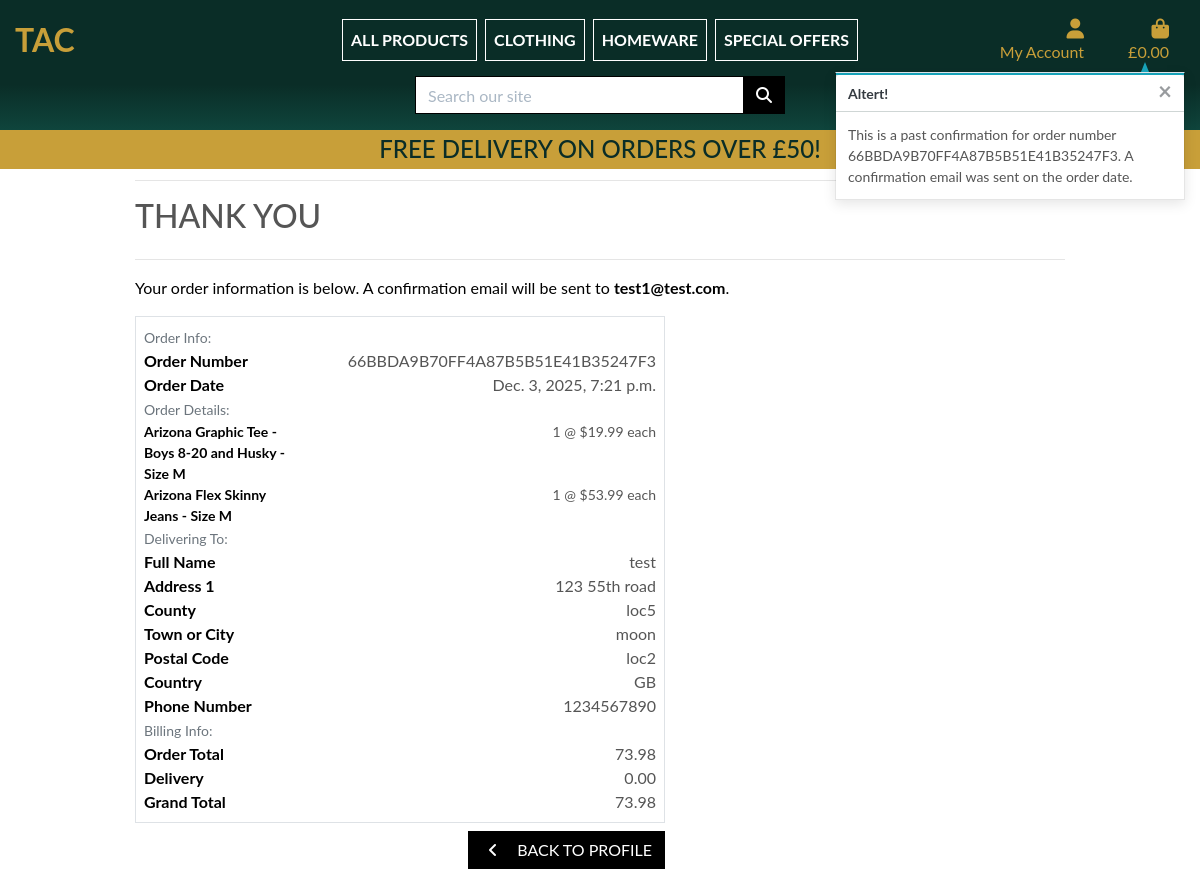
The app's page /profile/order_history/66BBDA9B70FF4A87B5B51E41B35247F3 with its own data.
### checkout/models.py (models this page shows, shortened)
class Order(models.Model):
    order_number = models.CharField(max_length=32, null=False, editable=False)
    user_profile = models.ForeignKey(UserProfile, on_delete=models.SET_NULL, null=True, blank=True, related_name='orders')
    full_name = models.CharField(max_length=50, null=False, blank=False)
    email = models.EmailField(max_length=254, null=False, blank=False)
    phone_number = models.CharField(max_length=20, null=False, blank=False)
    country = CountryField(blank_label='Country *', null=False, blank=False)
    postcode = models.CharField(max_length=20, null=True, blank=True)
    town_or_city = models.CharField(max_length=40, null=False, blank=False)
    street_address1 = models.CharField(max_length=80, null=False, blank=False)
    street_address2 = models.CharField(max_length=80, null=True, blank=True)
    county = models.CharField(max_length=80, null=True, blank=True)
    date = models.DateTimeField(auto_now_add=True)
    delivery_cost = models.DecimalField(max_digits=6, decimal_places=2, null=False, default=0)
    order_total = models.DecimalField(max_digits=10, decimal_places=2, null=False, default=0)
    grand_total = models.DecimalField(max_digits=10, decimal_places=2, null=False, default=0)
    original_bag = models.TextField(null=False, blank=False, default='')
    stripe_pid = models.CharField(max_length=254, null=False, blank=False, default='')

class OrderLineItem(models.Model):
    order = models.ForeignKey(Order, null=False, blank=False, on_delete=models.CASCADE, related_name='lineitems')
    product = models.ForeignKey(Product, null=False, blank=False, on_delete=models.CASCADE)
    product_size = models.CharField(max_length=2, null=True, blank=True) # XS, S, M, L, XL
    quantity = models.IntegerField(null=False, blank=False, default=0)
    lineitem_total = models.DecimalField(max_digits=6, decimal_places=2, null=False, blank=False, editable=False)

### products/models.py (models this page shows, shortened)
class Product(models.Model):
    category = models.ForeignKey('Category', null=True, blank=True, on_delete=models.SET_NULL)
    sku = models.CharField(max_length=254, null=True, blank=True)
    name = models.CharField(max_length=254)
    description = models.TextField()
    has_sizes = models.BooleanField(default=False, null=True, blank=True)
    price = models.DecimalField(max_digits=6, decimal_places=2)
    rating = models.DecimalField(max_digits=6, decimal_places=2, null=True, blank=True)
    image_url = models.URLField(max_length=1024, null=True, blank=True)
    image = models.ImageField(null=True, blank=True)

### profiles/views.py (the view)
# urls.py: path('order_history/<order_number>', views.order_history, name='order_history')
def order_history(request, order_number):
    order = get_object_or_404(Order, order_number=order_number)
    messages.info(request, (
        f'This is a past confirmation for order number {order_number}. '
        'A confirmation email was sent on the order date.'
    ))
    template = 'checkout/checkout_success.html'
    context = {
        'order': order,
        'from_profile': True,
    }
    return render(request, template, context)

### shopbag/contexts.py (called while the page is built, shortened)
def bag_contents(request):
    bag_items = []
    total = 0
    product_count = 0
    bag = request.session.get('bag', {})
    if total < settings.FREE_DELIVERY_THRESHOLD:
        delivery = total * Decimal(settings.STANDARD_DELIVERY_PERCENTAGE / 100)
        free_delivery_delta = settings.FREE_DELIVERY_THRESHOLD - total
    else:
        delivery = 0
        free_delivery_delta = 0
    grand_total = delivery + total
    context = {
        'bag_items': bag_items,
        'total': total,
        'product_count': product_count,
        'delivery': delivery,
        'free_delivery_delta': free_delivery_delta,
        'free_delivery_threshold': settings.FREE_DELIVERY_THRESHOLD,
        'grand_total': grand_total,
    }
    return context

### checkout/templates/checkout/checkout_success.html (shortened to what this page needs)
{% extends "base.html" %}
{% load static %}
{% block page_header %}
    <div class="container header-container">
    </div>
{% endblock %}
{% block content %}
    <div class="overlay"></div>
    <div class="container">
        <div class="row">
            <div class="col">
                <hr>
                <h2 class="logo-font mb-4">Thank You</h2>
                <hr>
                <p class="text-black">Your order information is below. A confirmation email will be sent to <strong>{{ order.email }}</strong>.</p>
            </div>
        </div>
        <div class="row">
            <div class="col-12 col-lg-7">
                <div class="order-confirmation-wrapper p-2 border">
                    <div class="row">
                        <div class="col">
                            <small class="text-muted">Order Info:</small>
                        </div>
                    </div>
                    <div class="row">
                        <div class="col-12 col-md-4">
                            <p class="mb-0 text-black font-weight-bold">Order Number</p>
                        </div>
                        <div class="col-12 col-md-8 text-md-right">
                            <p class="mb-0">{{ order.order_number }}</p>
                        </div>
                    </div>
                    <div class="row">
                        <div class="col-12 col-md-4">
                            <p class="mb-0 text-black font-weight-bold">Order Date</p>
                        </div>
                        <div class="col-12 col-md-8 text-md-right">
                            <p class="mb-0">{{ order.date }}</p>
                        </div>
                    </div>
                    <div class="row">
                        <div class="col">
                            <small class="text-muted">Order Details:</small>
                        </div>
                    </div>
                    {% for item in order.lineitems.all %}
                    <div class="row">
                        <div class="col-12 col-md-4">
                            <p class="small mb-0 text-black font-weight-bold">
                                {{ item.product.name }}{% if item.product_size %} - Size {{ item.product_size|upper}}{% endif %}
                            </p>
                        </div>
                        <div class="col-12 col-md-8 text-md-right">
                            <p class="small mb-0">{{ item.quantity }} @ ${{ item.product.price }} each</p>
                        </div>
                    </div>
                    {% endfor %}
                    <div class="row">
                        <div class="col">
                            <small class="text-muted">Delivering To:</small>
                        </div>
                    </div>
                    <div class="row">
                        <div class="col-12 col-md-4">
                            <p class="mb-0 text-black font-weight-bold">Full Name</p>
                        </div>
                        <div class="col-12 col-md-8 text-md-right">
                            <p class="mb-0">{{ order.full_name }}</p>
                        </div>
                    </div>
                    <div class="row">
                        <div class="col-12 col-md-4">
                            <p class="mb-0 text-black font-weight-bold">Address 1</p>
                        </div>
                        <div class="col-12 col-md-8 text-md-right">
                            <p class="mb-0">{{ order.street_address1 }}</p>
                        </div>
                    </div>
                    {% if order.county %}
                    <div class="row">
                        <div class="col-12 col-md-4">
                            <p class="mb-0 text-black font-weight-bold">County</p>
                        </div>
                        <div class="col-12 col-md-8 text-md-right">
                            <p class="mb-0">{{ order.county }}</p>
                        </div>
                    </div>
                    {% endif %}
                    <div class="row">
                        <div class="col-12 col-md-4">
                            <p class="mb-0 text-black font-weight-bold">Town or City</p>
                        </div>
                        <div class="col-12 col-md-8 text-md-right">
                            <p class="mb-0">{{ order.town_or_city }}</p>
                        </div>
                    </div>
                    {% if order.postcode %}
                    <div class="row">
                        <div class="col-12 col-md-4">
                            <p class="mb-0 text-black font-weight-bold">Postal Code</p>
                        </div>
                        <div class="col-12 col-md-8 text-md-right">
                            <p class="mb-0">{{ order.postcode }}</p>
                        </div>
                    </div>
                    {% endif %}
                    <div class="row">
                        <div class="col-12 col-md-4">
                            <p class="mb-0 text-black font-weight-bold">Country</p>
                        </div>
                        <div class="col-12 col-md-8 text-md-right">
                            <p class="mb-0">{{ order.country }}</p>
                        </div>
                    </div>
                    <div class="row">
                        <div class="col-12 col-md-4">
                            <p class="mb-0 text-black font-weight-bold">Phone Number</p>
                        </div>
                        <div class="col-12 col-md-8 text-md-right">
                            <p class="mb-0">{{ order.phone_number }}</p>
                        </div>
                    </div>
                    <div class="row">
                        <div class="col">
                            <small class="text-muted">Billing Info:</small>
                        </div>
                    </div>
                    <div class="row">
                        <div class="col-12 col-md-4">
                            <p class="mb-0 text-black font-weight-bold">Order Total</p>
                        </div>
                        <div class="col-12 col-md-8 text-md-right">
                            <p class="mb-0">{{ order.order_total }}</p>
                        </div>
                    </div>
                    <div class="row">
                        <div class="col-12 col-md-4">
                            <p class="mb-0 text-black font-weight-bold">Delivery</p>
                        </div>
                        <div class="col-12 col-md-8 text-md-right">
                            <p class="mb-0">{{ order.delivery_cost }}</p>
                        </div>
                    </div>
                    <div class="row">
                        <div class="col-12 col-md-4">
                            <p class="mb-0 text-black font-weight-bold">Grand Total</p>
                        </div>
                        <div class="col-12 col-md-8 text-md-right">
                            <p class="mb-0">{{ order.grand_total }}</p>
                        </div>
                    </div>
                </div>
            </div>
        </div>
        <div class="row">
			<div class="col-12 col-lg-7 text-right">
				{% if from_profile %}
                    <a href="{% url 'profile' %}" class="btn btn-black rounded-0 my-2">
                        <span class="icon mr-2">
                            <i class="fas fa-angle-left"></i>
                        </span>
                        <span class="text-uppercase">Back to Profile</span>
                    </a>
                {% endif %}
			</div>
		</div>
    </div>
{% endblock %}

### static/css/base.css (style rules this page uses)
html { height: 100%; }
body { color: #555; font-family: 'Lato'; background-color: #13594E; }
.icon { align-items: center; display: inline-flex; justify-content: center; height: 1.5rem; width: 1.5rem; }
.logo-font { text-transform: uppercase; }
.btn-black { background: black; color: white; }
.text-black { color: #000 !important; }
.overlay { height: 100%; width: 100%; top: 0; left: 0; position: fixed; background: white; z-index: -1; }
@media (min-width: 1200px) { .container { max-width: 80%; } }
@media (min-width: 992px) { .header-container { padding-top: 164px; } }

### records on screen
Order: email "test1@test.com", order_number "66BBDA9B70FF4A87B5B51E41B35247F3", date "Dec. 3, 2025, 7:21 p.m.", full_name "test", street_address1 "123 55th road", county "loc5", town_or_city "moon", postcode "loc2", country "GB", phone_number "1234567890", order_total "73.98", delivery_cost "0.00", grand_total "73.98"
OrderLineItem: product.name "Arizona Graphic Tee - Boys 8-20 and Husky", product_size "M", quantity "1", product.price "19.99"
OrderLineItem: product.name "Arizona Flex Skinny Jeans", product_size "M", quantity "1", product.price "53.99"

### other values on screen
{{ grand_total|default:"0.00"|floatformat:2 }} "0.00"
{{ free_delivery_threshold }} "50"
{{ message }} "This is a past confirmation for order number 66BBDA9B70FF4A87B5B51E41B35247F3. A confirmation email was sent on the order date."
